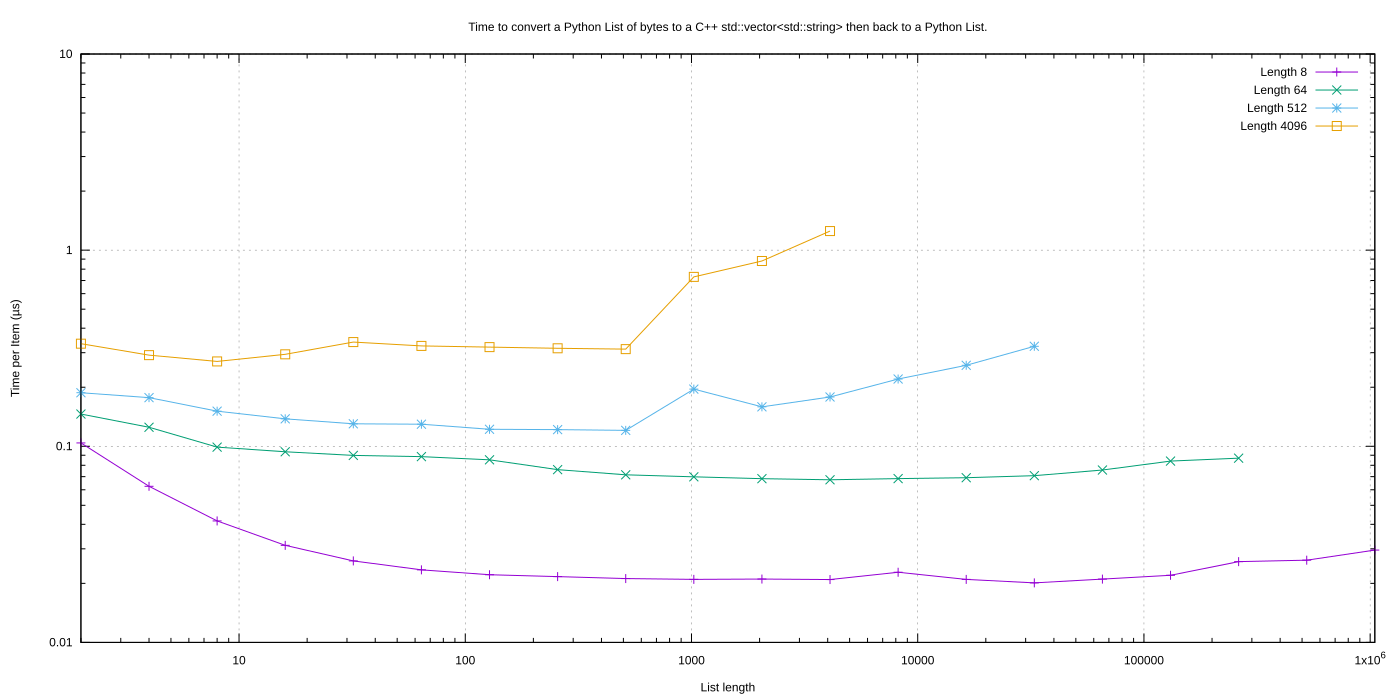

This figure's gnuplot source:
set logscale x
set grid
set title "Time to convert a Python List of bytes to a C++ std::vector<std::string> then back to a Python List."
set xlabel "List length"

set logscale y
set ylabel "Time per Item (µs)"
# set yrange [8:35]
set ytics
# set ytics 8,35,3

# set logscale y2
# set y2label "Bytes"
# set y2range [1:1e9]
# set y2tics

set pointsize 1
set datafile separator whitespace

set key right

set terminal svg size 1400,700           # choose the file format
set output "images/list_bytes_roundtrip.svg"   # choose the output device

plot "dat/test_new_list_bytes_8.dat" using 1:(1e6 * $3 / $1) t "Length 8" with linespoints, \
    "dat/test_new_list_bytes_64.dat" using 1:(1e6 * $3 / $1) t "Length 64" with linespoints, \
    "dat/test_new_list_bytes_512.dat" using 1:(1e6 * $3 / $1) t "Length 512" with linespoints, \
    "dat/test_new_list_bytes_4096.dat" using 1:(1e6 * $3 / $1) t "Length 4096" with linespoints

set terminal png size 1400,700           # choose the file format
set output "images/list_bytes_roundtrip.png"   # choose the output device

plot "dat/test_new_list_bytes_8.dat" using 1:(1e6 * $3 / $1) t "Length 8" with linespoints, \
    "dat/test_new_list_bytes_64.dat" using 1:(1e6 * $3 / $1) t "Length 64" with linespoints, \
    "dat/test_new_list_bytes_512.dat" using 1:(1e6 * $3 / $1) t "Length 512" with linespoints, \
    "dat/test_new_list_bytes_4096.dat" using 1:(1e6 * $3 / $1) t "Length 4096" with linespoints

reset
